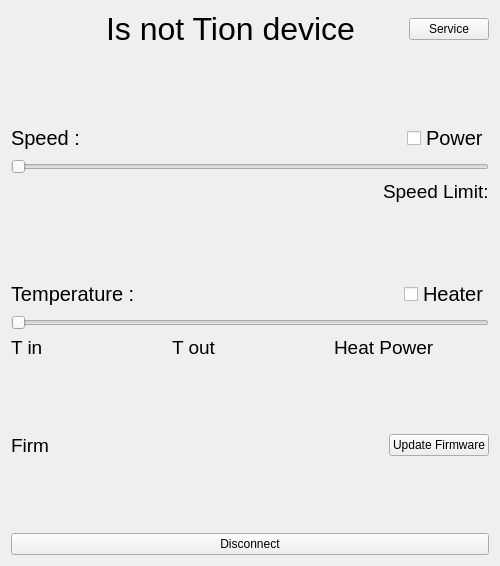
<?xml version="1.0" encoding="UTF-8"?>
<ui version="4.0">
 <class>RemoteController</class>
 <widget class="QWidget" name="RemoteController">
  <property name="geometry">
   <rect>
    <x>0</x>
    <y>0</y>
    <width>500</width>
    <height>566</height>
   </rect>
  </property>
  <property name="sizePolicy">
   <sizepolicy hsizetype="Expanding" vsizetype="Preferred">
    <horstretch>0</horstretch>
    <verstretch>0</verstretch>
   </sizepolicy>
  </property>
  <property name="minimumSize">
   <size>
    <width>393</width>
    <height>566</height>
   </size>
  </property>
  <property name="maximumSize">
   <size>
    <width>65535</width>
    <height>65535</height>
   </size>
  </property>
  <property name="windowTitle">
   <string>Remote Control</string>
  </property>
  <layout class="QVBoxLayout" name="verticalLayout_3">
   <item>
    <layout class="QHBoxLayout" name="horizontalLayout" stretch="2,1,1,1">
     <item>
      <spacer name="horizontalSpacer">
       <property name="orientation">
        <enum>Qt::Horizontal</enum>
       </property>
       <property name="sizeHint" stdset="0">
        <size>
         <width>40</width>
         <height>20</height>
        </size>
       </property>
      </spacer>
     </item>
     <item>
      <widget class="QLabel" name="status">
       <property name="font">
        <font>
         <pointsize>24</pointsize>
        </font>
       </property>
       <property name="text">
        <string>Is not Tion device</string>
       </property>
      </widget>
     </item>
     <item>
      <spacer name="horizontalSpacer_2">
       <property name="orientation">
        <enum>Qt::Horizontal</enum>
       </property>
       <property name="sizeHint" stdset="0">
        <size>
         <width>40</width>
         <height>20</height>
        </size>
       </property>
      </spacer>
     </item>
     <item>
      <widget class="QPushButton" name="optButton">
       <property name="text">
        <string>Service</string>
       </property>
      </widget>
     </item>
    </layout>
   </item>
   <item>
    <spacer name="verticalSpacer_3">
     <property name="orientation">
      <enum>Qt::Vertical</enum>
     </property>
     <property name="sizeHint" stdset="0">
      <size>
       <width>20</width>
       <height>40</height>
      </size>
     </property>
    </spacer>
   </item>
   <item>
    <layout class="QHBoxLayout" name="horizontalLayout_2">
     <item>
      <widget class="QLabel" name="speed">
       <property name="font">
        <font>
         <pointsize>15</pointsize>
        </font>
       </property>
       <property name="text">
        <string>Speed :</string>
       </property>
      </widget>
     </item>
     <item>
      <spacer name="horizontalSpacer_4">
       <property name="orientation">
        <enum>Qt::Horizontal</enum>
       </property>
       <property name="sizeHint" stdset="0">
        <size>
         <width>40</width>
         <height>20</height>
        </size>
       </property>
      </spacer>
     </item>
     <item>
      <widget class="QCheckBox" name="powerSwitcher">
       <property name="font">
        <font>
         <pointsize>15</pointsize>
        </font>
       </property>
       <property name="text">
        <string>Power</string>
       </property>
      </widget>
     </item>
    </layout>
   </item>
   <item>
    <layout class="QVBoxLayout" name="verticalLayout">
     <item>
      <widget class="QSlider" name="speedSlider">
       <property name="maximum">
        <number>6</number>
       </property>
       <property name="orientation">
        <enum>Qt::Horizontal</enum>
       </property>
      </widget>
     </item>
    </layout>
   </item>
   <item>
    <layout class="QHBoxLayout" name="horizontalLayout_8">
     <item>
      <spacer name="horizontalSpacer_7">
       <property name="orientation">
        <enum>Qt::Horizontal</enum>
       </property>
       <property name="sizeHint" stdset="0">
        <size>
         <width>40</width>
         <height>20</height>
        </size>
       </property>
      </spacer>
     </item>
     <item>
      <widget class="QLabel" name="speedLimitLabel">
       <property name="font">
        <font>
         <pointsize>14</pointsize>
        </font>
       </property>
       <property name="text">
        <string>Speed Limit:</string>
       </property>
      </widget>
     </item>
    </layout>
   </item>
   <item>
    <spacer name="verticalSpacer">
     <property name="orientation">
      <enum>Qt::Vertical</enum>
     </property>
     <property name="sizeHint" stdset="0">
      <size>
       <width>20</width>
       <height>40</height>
      </size>
     </property>
    </spacer>
   </item>
   <item>
    <layout class="QHBoxLayout" name="horizontalLayout_3">
     <item>
      <widget class="QLabel" name="temperature">
       <property name="font">
        <font>
         <pointsize>15</pointsize>
        </font>
       </property>
       <property name="text">
        <string>Temperature :</string>
       </property>
      </widget>
     </item>
     <item>
      <spacer name="horizontalSpacer_3">
       <property name="orientation">
        <enum>Qt::Horizontal</enum>
       </property>
       <property name="sizeHint" stdset="0">
        <size>
         <width>40</width>
         <height>20</height>
        </size>
       </property>
      </spacer>
     </item>
     <item>
      <widget class="QCheckBox" name="heaterSwitcher">
       <property name="font">
        <font>
         <pointsize>15</pointsize>
        </font>
       </property>
       <property name="text">
        <string>Heater</string>
       </property>
      </widget>
     </item>
    </layout>
   </item>
   <item>
    <layout class="QVBoxLayout" name="verticalLayout_2">
     <item>
      <widget class="QSlider" name="tempSlider">
       <property name="maximum">
        <number>30</number>
       </property>
       <property name="orientation">
        <enum>Qt::Horizontal</enum>
       </property>
      </widget>
     </item>
    </layout>
   </item>
   <item>
    <layout class="QHBoxLayout" name="horizontalLayout_4">
     <item>
      <widget class="QLabel" name="tinLabel">
       <property name="font">
        <font>
         <pointsize>14</pointsize>
        </font>
       </property>
       <property name="text">
        <string>T in</string>
       </property>
      </widget>
     </item>
     <item>
      <widget class="QLabel" name="toutLable">
       <property name="font">
        <font>
         <pointsize>14</pointsize>
        </font>
       </property>
       <property name="text">
        <string>T out</string>
       </property>
      </widget>
     </item>
     <item>
      <widget class="QLabel" name="heaterLabel">
       <property name="font">
        <font>
         <pointsize>14</pointsize>
        </font>
       </property>
       <property name="text">
        <string>Heat Power</string>
       </property>
      </widget>
     </item>
    </layout>
   </item>
   <item>
    <spacer name="verticalSpacer_2">
     <property name="orientation">
      <enum>Qt::Vertical</enum>
     </property>
     <property name="sizeHint" stdset="0">
      <size>
       <width>20</width>
       <height>40</height>
      </size>
     </property>
    </spacer>
   </item>
   <item>
    <layout class="QHBoxLayout" name="horizontalLayout_6">
     <item>
      <widget class="QLabel" name="firmLabel">
       <property name="font">
        <font>
         <pointsize>14</pointsize>
        </font>
       </property>
       <property name="text">
        <string>Firm</string>
       </property>
      </widget>
     </item>
     <item>
      <spacer name="horizontalSpacer_6">
       <property name="orientation">
        <enum>Qt::Horizontal</enum>
       </property>
       <property name="sizeHint" stdset="0">
        <size>
         <width>40</width>
         <height>20</height>
        </size>
       </property>
      </spacer>
     </item>
     <item>
      <widget class="QPushButton" name="updButton">
       <property name="text">
        <string>Update Firmware</string>
       </property>
      </widget>
     </item>
    </layout>
   </item>
   <item>
    <spacer name="verticalSpacer_4">
     <property name="orientation">
      <enum>Qt::Vertical</enum>
     </property>
     <property name="sizeHint" stdset="0">
      <size>
       <width>20</width>
       <height>40</height>
      </size>
     </property>
    </spacer>
   </item>
   <item>
    <widget class="QPushButton" name="disconnectButton">
     <property name="text">
      <string>Disconnect</string>
     </property>
    </widget>
   </item>
  </layout>
 </widget>
 <resources/>
 <connections/>
</ui>
